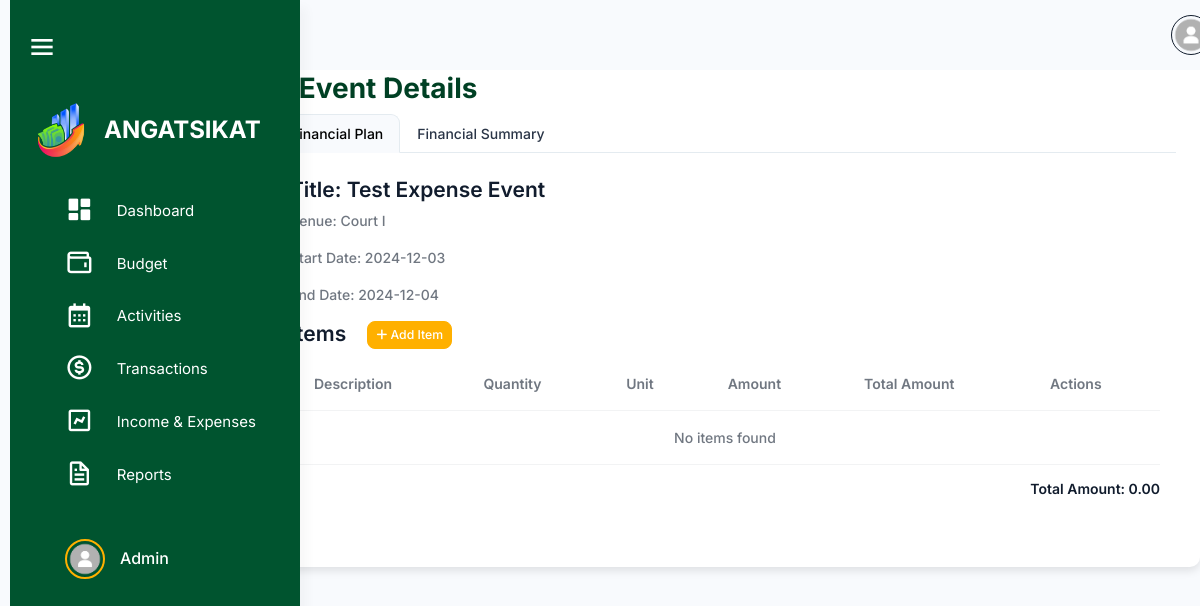
Page /src/activity_management/event_details.php?event_id=22 (signed in) on the earlier database version.
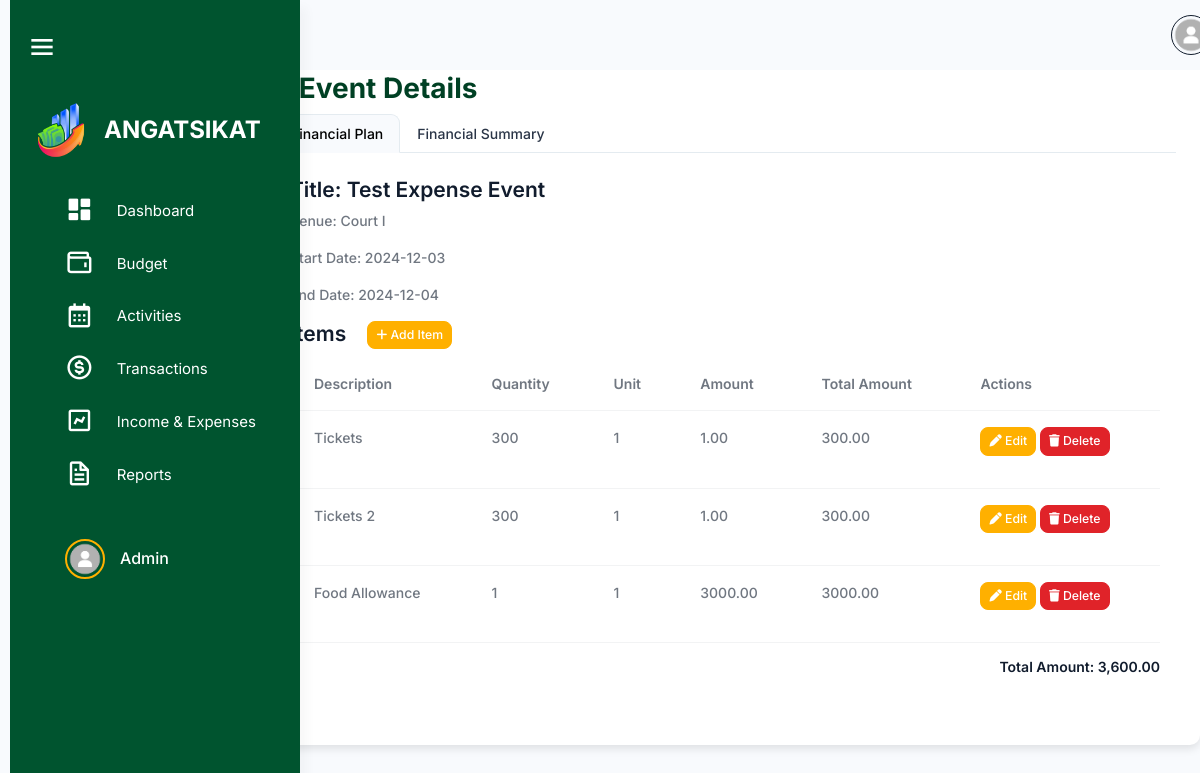
Same page on the later database version.
### tables this page shows
CREATE TABLE `users` (
  `user_id` int(11) NOT NULL,
  `username` varchar(100) NOT NULL,
  `password` varchar(255) NOT NULL,
  `profile_picture` varchar(255) NOT NULL,
  `first_name` varchar(255) NOT NULL,
  `last_name` varchar(255) NOT NULL,
  `email` varchar(100) NOT NULL,
  `role` enum('admin','officer','member') NOT NULL,
  `organization_id` int(11) DEFAULT NULL,
  `archived` tinyint(1) DEFAULT 0,
  `created_at` timestamp NOT NULL DEFAULT current_timestamp()
);

CREATE TABLE `events` (
  `event_id` int(11) NOT NULL,
  `plan_id` int(11) NOT NULL,
  `title` varchar(255) NOT NULL,
  `event_venue` varchar(255) NOT NULL,
  `event_start_date` date NOT NULL,
  `event_end_date` date NOT NULL,
  `event_type` varchar(100) DEFAULT NULL,
  `event_status` enum('Pending','Approved','Disapproved') NOT NULL,
  `accomplishment_status` tinyint(1) DEFAULT 0,
  `total_amount` decimal(15,2) NOT NULL,
  `total_profit` decimal(15,2) NOT NULL,
  `organization_id` int(11) DEFAULT NULL,
  `created_by` int(11) DEFAULT NULL,
  `created_at` timestamp NOT NULL DEFAULT current_timestamp(),
  `archived` tinyint(1) DEFAULT 0
);

CREATE TABLE `event_items` (
  `item_id` int(11) NOT NULL,
  `event_id` int(11) DEFAULT NULL,
  `description` varchar(255) DEFAULT NULL,
  `quantity` int(11) DEFAULT NULL,
  `unit` varchar(50) DEFAULT NULL,
  `amount` decimal(10,2) DEFAULT NULL,
  `total_amount` decimal(10,2) DEFAULT NULL,
  `profit` decimal(15,2) NOT NULL,
  `total_profit` decimal(15,2) NOT NULL
);

### src/user_query.php (called while the page is built, shortened)
<?php
$user_id = $_SESSION['user_id'];
$user_query = "SELECT * FROM users WHERE user_id = '$user_id'";
$user_result = mysqli_query($conn, $user_query);
if ($user_result && mysqli_num_rows($user_result) > 0) {
    $user = mysqli_fetch_assoc($user_result);
} else {
    echo "Error fetching user data: " . mysqli_error($conn);
    exit();
}
?>

### src/activity_management/event_details.php (the view, shortened to what this page needs)
<?php
require 'connection.php';
include '../user_query.php';
if (isset($_GET['event_id']) && !empty($_GET['event_id'])) {
    $event_id = intval($_GET['event_id']);
    $stmt = $conn->prepare("SELECT * FROM events WHERE event_id = ?");
    $stmt->bind_param("i", $event_id);
    $stmt->execute();
    $result = $stmt->get_result();
    if ($result->num_rows > 0) {
        $event = $result->fetch_assoc();
    } else {
        echo "No event found.";
        exit;
    }
    $itemStmt = $conn->prepare("SELECT * FROM event_items WHERE event_id = ?");
    $itemStmt->bind_param("i", $event_id);
    $itemStmt->execute();
    $itemsResult = $itemStmt->get_result();
    $items = [];
    if ($itemsResult->num_rows > 0) {
        while ($row = $itemsResult->fetch_assoc()) {
            $items[] = $row;
        }
    }
} else {
    echo "No event ID provided.";
    exit;
}
?>
<!DOCTYPE html>
<html lang="en">
<head>
    <link rel="stylesheet" href="../assets/css/styles.min.css" />
    <link rel="stylesheet" href="../html/sidebar.css" />
    <link rel="stylesheet" href="../budget_management/css/budget.css" />
    <link href="https://unpkg.com/boxicons@2.1.4/css/boxicons.min.css" rel="stylesheet" />
    <link rel="stylesheet" href="https://cdnjs.cloudflare.com/ajax/libs/font-awesome/6.6.0/css/all.min.css">
    <link rel="stylesheet"
        href="https://cdnjs.cloudflare.com/ajax/libs/selectize.js/0.12.6/css/selectize.bootstrap3.min.css"
 />
    <link rel="stylesheet" href="https://cdn.datatables.net/1.13.1/css/dataTables.bootstrap5.min.css">
</head>
<body>
    <div class="page-wrapper" id="main-wrapper" data-layout="vertical" data-navbarbg="skin6" data-sidebartype="full"
        data-sidebar-position="fixed" data-header-position="fixed">
        <?php include '../sidebar.php'; include '../navbar.php';?>
            <div class="container mt-5 p-4">
                <h2><span class="text-warning fw-bold me-2">|</span> Event Details</h2>
                <ul class="nav nav-tabs" role="tablist">
                    <li class="nav-item">
                        <a class="nav-link active" id="financial-plan-tab" data-bs-toggle="tab" href="#financial-plan"
                            role="tab" aria-controls="financial-plan" aria-selected="true">Financial Plan</a>
                    </li>
                    <li class="nav-item">
                        <a class="nav-link" id="financial-summary-tab" data-bs-toggle="tab" href="#financial-summary"
                            role="tab" aria-controls="financial-summary" aria-selected="false">Financial Summary</a>
                    </li>
                </ul>
                <div class="tab-content mt-4 mx-3">
                <div class="tab-pane fade show active" id="financial-plan" role="tabpanel" aria-labelledby="financial-plan-tab">
                    <h4>Title:
                        <?php echo $event['title']; ?>
                    </h4>
                    <p>Venue:
                        <?php echo $event['event_venue']; ?>
                    </p>
                    <p>Start Date:
                        <?php echo $event['event_start_date']; ?>
                    </p>
                    <p>End Date:
                        <?php echo $event['event_end_date']; ?>
                    </p>
                    <h4>Items<?php if ($event['accomplishment_status'] === 0): ?>
                        <button class="btn btn-sm btn-primary ms-3" data-bs-toggle="modal" data-bs-target="#addItemModal"><i class="fa-solid fa-plus"></i> Add Item</button>
                    <?php endif; ?></h4>
                    <table class="table">
                        <thead>
                            <tr>
                                <th>Description</th>
                                <th>Quantity</th>
                                <th>Unit</th>
                                <th>Amount</th>
                                <th>Total Amount</th>
                                <?php if ($event['accomplishment_status'] === 0): ?>
                                    <th>Actions</th>
                                <?php endif; ?>
                            </tr>
                        </thead>
                        <tbody>
                            <?php
                            $grand_total = 0;
                            if (!empty($items)) {
                                foreach ($items as $item) {
                                    $grand_total += $item['total_amount'];
                                    echo "<tr>
                                            <td>{$item['description']}</td>
                                            <td>{$item['quantity']}</td>
                                            <td>{$item['unit']}</td>
                                            <td>{$item['amount']}</td>";
                                        echo "<td>{$item['total_amount']}</td>";
                                    if ($event['accomplishment_status'] === 0) {
                                        echo "<td>
                                                <button class='btn edit-btn btn-primary btn-sm mb-3' data-bs-toggle='modal' data-bs-target='#editItemModal' data-id='{$item['item_id']}' data-description='{$item['description']}' data-quantity='{$item['quantity']}' data-unit='{$item['unit']}' data-amount='{$item['amount']}'><i class='fa-solid fa-pen'></i> Edit</button>
                                                <button class='btn delete-btn btn-danger btn-sm mb-3' data-bs-toggle='modal' data-bs-target='#deleteItemModal' data-id='{$item['item_id']}'><i class='fa-solid fa-trash'></i> Delete</button>
                                            </td>";
                                    }
                                    echo "</tr>";
                                }
                            } else {
                                echo "<tr><td colspan='6' class='text-center'>No items found</td></tr>";
                            }
                            ?>
                        </tbody>
                    </table>
                    <div class="mt-3">
                        <h6 class="text-end">Total Amount: <span>
                            <?php echo number_format($grand_total, 2); ?>
                        </span></h6>
                    </div>
                </div>
            </div>
                </div>
            </div>
</body>
</html>

### src/sidebar.php (shortened to what this page needs)
<aside class="left-sidebar" id="sidebar">
    <div class="top-bar">
        <div id="toggleSidebar" class="burger-icon">
            <i class="bx bx-menu"></i>
        </div>
    </div>
    <div>
        <div class="brand-logo logo-container">
            <a href="../html/officer_dashboard.html" class="logo-img">
                <img src="angat sikat.png" alt="Angat Sikat Logo" class="sidebar-logo">
            </a>
            <span class="logo-text">ANGATSIKAT</span>
        </div>
        <nav class="sidebar-nav mx-4">
            <ul id="sidebarnav">
                <li class="sidebar-item">
                    <a class="sidebar-link" href="../dashboard/officer_dashboard.php" aria-expanded="false" data-tooltip="Dashboard">
                        <i class="bx bxs-dashboard"></i>
                        <span class="hide-menu">Dashboard</span>
                    </a>
                </li>
                <li class="sidebar-item">
                    <a class="sidebar-link" aria-expanded="false" data-tooltip="Budget">
                        <i class="bx bx-wallet"></i>
                        <span class="hide-menu">Budget</span>
                    </a>
                </li>
                <li class="sidebar-item">
                    <a class="sidebar-link" href="../activity_management/activities.php" aria-expanded="false" data-tooltip="Manage Events">
                        <i class="bx bx-calendar"></i>
                        <span class="hide-menu">Activities</span>
                    </a>
                </li>
                <li class="sidebar-item">
                    <a class="sidebar-link" href="#transactions" aria-expanded="false" data-tooltip="Transactions">
                        <i class="bx bx-dollar-circle"></i>
                        <span class="hide-menu">Transactions</span>
                    </a>
                </li>
                <li class="sidebar-item">
                    <a class="sidebar-link" aria-expanded="false" data-tooltip="Income & Expenses">
                        <i class="bx bx-chart"></i>
                        <span class="hide-menu">Income & Expenses</span>
                    </a>
                </li>
                <li class="sidebar-item">
                    <a class="sidebar-link" href="../reports/reports.php" aria-expanded="false" data-tooltip="Reports">
                        <i class="bx bx-file"></i>
                        <span class="hide-menu">Reports</span>
                    </a>
                </li>
                <li class="sidebar-item profile-container">
                    <a class="sidebar-link" href="../user/profile.php" aria-expanded="false" data-tooltip="Profile">
                        <div class="profile-pic-border">
                            <img src="<?php echo !empty($profile_picture) ? '../user/' . htmlspecialchars($profile_picture) : '../user/uploads/default.png'; ?>" alt="Organization Logo" class="profile-pic" />
                        </div>
                        <span class="profile-name"><?php echo htmlspecialchars($user['first_name']) . ' ' . htmlspecialchars($user['last_name']); ?></span>
                    </a>
                </li>
            </ul>
        </nav>
    </div>
</aside>

### src/navbar.php (shortened to what this page needs)
<div class="body-wrapper">
    <header class="app-header">
        <nav class="navbar navbar-expand-lg navbar-light">
            <div class="navbar-collapse justify-content-end px-0" id="navbarNav">
                <div class="container-fluid d-flex justify-content-end align-items-center" style="padding: 0 1rem;">
                    <div class="dropdown">
                        <a href="#" class="dropdown-toggle d-flex align-items-center" data-bs-toggle="dropdown"
                            aria-expanded="false" style="text-decoration: none;">
                            <img class="border border-dark rounded-circle" src="<?php echo !empty($profile_picture) ? '../user/' . $profile_picture : '../user/uploads/default.png'; ?>" alt="Profile"
                                style="width: 40px; height: 40px; margin-left: 10px;">
                        </a>
                    </div>
                </div>
            </div>
        </nav>
    </header>
</div>

### src/html/sidebar.css (style rules this page uses)
#sidebar { width: 290px; background-color: #00542f; transition: width 0.3s, height 0.3s; display: flex; flex-direction: column; height: 100vh; position: fixed; left: 0; top: 0; border-radius: 0; overflow-x: hidden; z-index: 1000; }
#sidebar .sidebar-item a { display: flex; align-items: center; padding: 10px 15px; color: #ffffff; text-decoration: none; border-radius: 8px; transition: background-color 0.3s; }
.profile-container { display: flex; align-items: center; width: 100%; margin-top: 30px; }
.sidebar-item { position: relative; }
.page-wrapper { transition: margin-left 0.3s; }

### src/budget_management/css/budget.css (style rules this page uses)
.container { padding-top: 20px; background-color: #fff; border-radius: 10px; box-shadow: 0 4px 8px rgba(0, 0, 0, 0.1); }
table { table-layout: auto; max-width: 100%; height: auto; border-collapse: collapse; }
.btn-primary { background-color: #ffb000; border-color: #ffb000; }
.btn-danger { background-color: #e02329; border-color: #e02329; color: #fff; }

### src/sidebar.php (style rules this page uses)
.left-sidebar { width: 250px; position: fixed; top: 0; left: 10px; height: 100%; background-color: #00542F; overflow: hidden; transition: width 0.3s ease-in-out; }
#main-wrapper { margin-left: 250px; transition: margin-left 0.3s ease-in-out; }

### src/navbar.php (style rules this page uses)
.app-header { position: fixed; width: calc(100% - 250px); top: 0; left: 250px; transition: width 0.3s ease-in-out, left 0.3s ease-in-out; z-index: 1000; }

Differences in the rows shown:
added event_items: description "Tickets", quantity "300", unit "1", amount "1.00", total_amount "300.00"
added event_items: description "Tickets 2", quantity "300", unit "1", amount "1.00", total_amount "300.00"
added event_items: description "Food Allowance", quantity "1", unit "1", amount "3000.00", total_amount "3000.00"
Other differences:
$grand_total: "0.00" → "3,600.00"
text no longer shown: "No items found"
